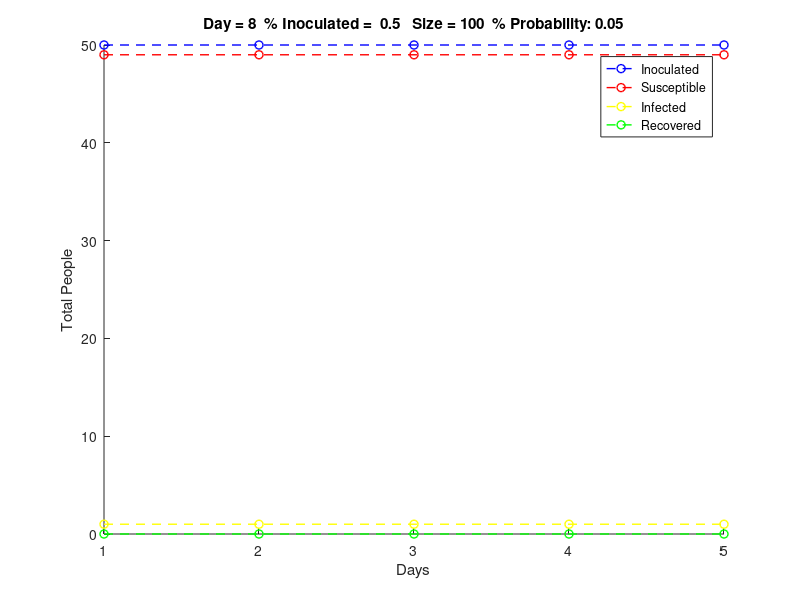

Reproduce this figure in MATLAB.
%People vs. Days Plot with Size, Inoculated Num, Day, % Probability

%% This is the code that we are using to manipulate different variables which will in effect spread disease
% The variables that can be varied in the Population Function are
% (1) Percent inoculated,  
% (2) Probability of transfer 
% (3) Contacted People
% (4) Population Size 

% With this code, one can alter the recovered, susceptible, and infected amount of people to look at plot trends 

num_inoc = 50; % Total number innoculated people
Inoculated = []; 
TotalDays = []; 

numA_suscept = [49,49,49,49,49]; % Array of susceptible members 
numA_infected = [1,1,1,1,1]; % Array of infected people
numA_recovered = [0,0,0,0,0]; % Array of recovered members 



for j = 1:length(numA_infected) 
    TotalDays(j) = j; 
end

for i = 1:length(numA_infected) 
    Inoculated(i) = num_inoc; 
end

figure 

hold on 

plot(TotalDays, Inoculated,'b--o','LineWidth',1); 
plot(TotalDays, numA_suscept,'r--o','LineWidth',1); 
plot(TotalDays, numA_infected,'y--o','LineWidth',1); 
plot(TotalDays, numA_recovered,'g--o','LineWidth',1); 

title(['Day = ', num2str(8),'  % Inoculated =  ', num2str(0.5), '   Size = ', num2str(100), '  % Probability: ' , num2str(0.05)]); 
xlabel('Days');
ylabel('Total People'); 
legend('Inoculated','Susceptible','Infected','Recovered');
hold off
